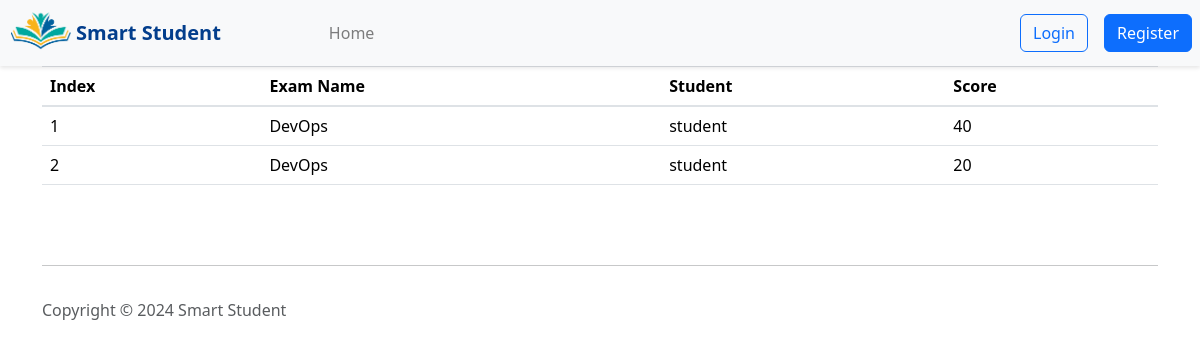
The app's page /results/1/ with its own data.
### pages/models.py (models this page shows)
class QuizAttempt(models.Model):
    student = models.ForeignKey(User, on_delete=models.CASCADE, related_name='quiz_attempts')
    exam = models.ForeignKey(Exam, on_delete=models.CASCADE)
    submission_time = models.DateTimeField(auto_now_add=True)
    total_questions = models.PositiveIntegerField()
    correct_answers = models.PositiveIntegerField()
    score = models.PositiveIntegerField()

class Exam(models.Model):
    title = models.CharField(max_length=100)
    description = models.TextField()
    duration = models.IntegerField()
    teacher = models.ForeignKey(User, on_delete=models.CASCADE, related_name='exams')
    visibility = models.BooleanField(default=False)

### pages/views.py (the view)
# urls.py: path('results/<int:id>/', results,name='results'),
def results(request,id):
    results= QuizAttempt.objects.filter(exam_id=id)
    return render (request,'teacher/results.html',{'results':results})

### pages/templates/teacher/results.html (shortened to what this page needs)
<html>
    <head>
         {% load bootstrap5 %}
  {% bootstrap_css %}
  {% load static %}
  <link rel="stylesheet" href="{% static 'global.css' %}">
    </head>
    <body>
        {% include 'navbar.html' %}
        <!DOCTYPE html>
        <html lang="en">
        <head>
            <link rel="stylesheet" href="https://stackpath.bootstrapcdn.com/bootstrap/4.5.2/css/bootstrap.min.css">
        </head>
        <body>
            <div class="container">
                <table class="table table-hover">
                    <thead>
                        <tr>
                            <th scope="col">Index</th>
                            <th scope="col">Exam Name</th>
                            <th scope="col">Student</th>
                            <th scope="col">Score</th>
                        </tr>
                    </thead>
                    <tbody>
                        {% for result in results %}
                        <tr>
                            <td>{{ forloop.counter }}</td>
                            <td>{{ result.exam.title }}</td>
                            <td>{{ result.student }}</td>
                            <td>{{ result.score }}</td>
                        </tr>
                        {% endfor %}
                    </tbody>
                </table>
            </div>
        </body>
        </html>
        {% include 'footer.html' %}
    </body>
</html>

### records on screen
QuizAttempt: exam "DevOps", student "student", score "40"
QuizAttempt: exam "DevOps", student "student", score "20"
